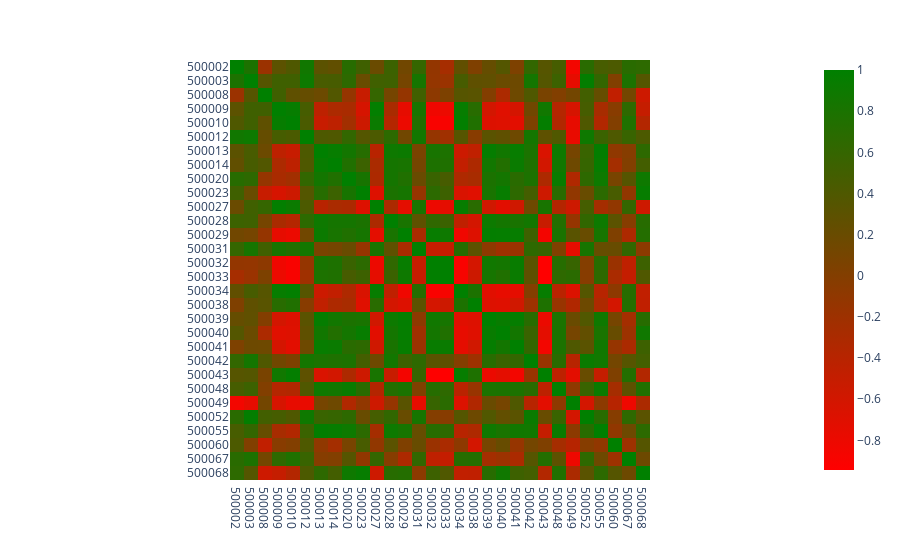

Notebook code for this chart:
### Markdown cell above
# Draw a correlation matrix of any 30 stocks on the Sensex. This is a matrix with both axes holding the stock names. The colour of each cell is the correlation between that pair of stocks: red for -1 and green for 1.

### Code cell
security_code = df['Security Code'].tolist()[0:8]
security_code += df['Security Code'].tolist()[9:31]
security_code = [str(x) for x in security_code]
close = df['Close'].tolist()[0:8]
close += df['Close'].tolist()[9:31]
data = {}

for i in range(len(close)):
    close[i] = [float(x) for x in close[i].split(',')]
    data[security_code[i]] = close[i]

corr_30 = pd.DataFrame(data,columns=data.keys())
corrMatrix = corr_30.corr()
fig = px.imshow(corrMatrix, color_continuous_scale=["red", "green"])
fig.show()

### Figure 1 — Plotly figure (JSON) as saved in the notebook; plotly's stock layout.template omitted (floating-point values rounded to 4 significant figures; data arrays with more than 128 entries replaced by an {"elided": "..."} marker saying what was removed)
{"data": [{"coloraxis": "coloraxis", "hovertemplate": "x: %{x}<br>y: %{y}<br>color: %{z}<extra></extra>", "name": "0", "type": "heatmap", "x": ["500002", "500003", "500008", "500009", "500010", "500012", "500013", "500014", "500020", "500023", "500027", "500028", "500029", "500031", "500032", "500033", "500034", "500038", "500039", "500040", "500041", "500042", "500043", "500048", "500049", "500052", "500055", "500060", "500067", "500068"], "xaxis": "x", "y": ["500002", "500003", "500008", "500009", "500010", "500012", "500013", "500014", "500020", "500023", "500027", "500028", "500029", "500031", "500032", "500033", "500034", "500038", "500039", "500040", "500041", "500042", "500043", "500048", "500049", "500052", "500055", "500060", "500067", "500068"], "yaxis": "y", "z": {"elided": "30x30 float values"}}], "layout": {"coloraxis": {"colorscale": [[0, "red"], [1, "green"]]}, "margin": {"t": 60}, "xaxis": {"anchor": "y", "constrain": "domain", "domain": [0, 1], "scaleanchor": "y"}, "yaxis": {"anchor": "x", "autorange": "reversed", "constrain": "domain", "domain": [0, 1]}}}
